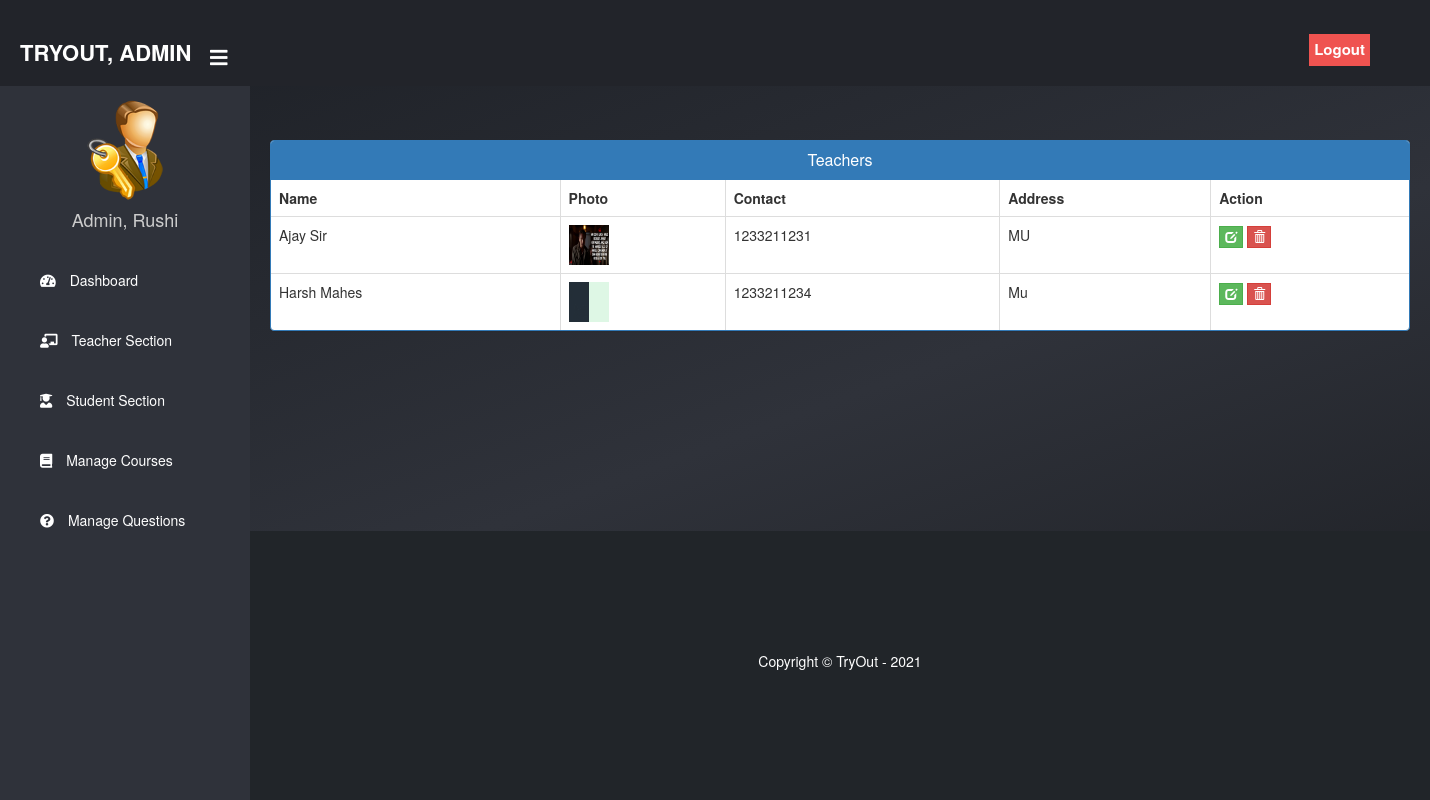
The page /admin-view-teacher (signed in) on the database its author committed.
### teacher/models.py (models this page shows, shortened)
class Teacher(models.Model):
    user=models.OneToOneField(User,on_delete=models.CASCADE)
    profile_pic= models.ImageField(upload_to='profile_pic/Teacher/',null=True,blank=True)
    address = models.CharField(max_length=40)
    mobile = models.CharField(max_length=20,null=False)
    status= models.BooleanField(default=False)
    salary=models.PositiveIntegerField(null=True)
    @property
    def get_name(self):
        return self.user.first_name+" "+self.user.last_name

### exam/views.py (the view)
# urls.py: path('admin-view-teacher', views.admin_view_teacher_view,name='admin-view-teacher'),
@login_required(login_url='adminlogin')
def admin_view_teacher_view(request):
    teachers= TMODEL.Teacher.objects.all().filter(status=True)
    return render(request,'exam/admin_view_teacher.html',{'teachers':teachers})

### templates/exam/admin_view_teacher.html (shortened to what this page needs)
{% extends 'exam/adminbase.html' %}
{% block content %}
{%load static%}
<head>
  <link href="//netdna.bootstrapcdn.com/bootstrap/3.0.0/css/bootstrap.min.css" rel="stylesheet" id="bootstrap-css">
</head>
<br><br>
<div class="container">
  <div class="panel panel-primary">
    <div class="panel-heading">
      <h6 class="panel-title">Teachers</h6>
    </div>
    <table class="table table-hover table-bordered" id="dev-table">
      <thead>
        <tr>
          <th>Name</th>
          <th>Photo</th>
          <th>Contact</th>
          <th>Address</th>
          <th>Action</th>
        </tr>
      </thead>
      {% for t in teachers %}
      <tr>
        <td> {{t.get_name}}</td>
        <td> <img src="{% static t.profile_pic.url %}" alt="Profile Pic" height="40px" width="40px" /></td>
        <td>{{t.mobile}}</td>
        <td>{{t.address}}</td>
        <td><a class="btn btn-success btn-xs" style="border-radius: 0%;" href="{% url 'update-teacher' t.id  %}"><span
              class="glyphicon glyphicon-edit"></span></a>
          <a class="btn btn-danger btn-xs" style="border-radius: 0%;" href="{% url 'delete-teacher' t.id  %}"><span
              class="glyphicon glyphicon-trash"></span></a>
        </td>
      </tr>
      {% endfor %}
    </table>
  </div>
</div>
<br><br><br><br><br><br>
{% endblock content %}

### templates/exam/adminbase.html (shortened to what this page needs)
<!DOCTYPE html>
{% load static %}
<html lang="en" dir="ltr">
	<head>
		<link
			rel="stylesheet"
			href="https://cdnjs.cloudflare.com/ajax/libs/font-awesome/5.12.1/css/all.min.css"
		/>
	</head>
	<body>
		<header>
			<label for="check">
				<i style="left: 210px; margin-top: 17px" class="fas fa-bars" id="sidebar_btn"></i>
			</label>
			<div class="left_area">
				<h3>TryOut, Admin</h3>
			</div>
			<div class="right_area">
				<a href="/logout" class="logout_btn" style="border-radius: 0px">Logout</a>
			</div>
		</header>
		<div class="sidebar">
			<center>
				<img src="{% static "image/admin.png" %}" class="profile_image" alt="">
				<h4>Admin, {{request.user.first_name}}</h4>
			</center>
			<a href="/admin-dashboard">
				<i class="fas fa-tachometer-alt"></i>
				<span>Dashboard</span>
			</a>
			<a href="/admin-teacher">
				<i class="fas fa-chalkboard-teacher"></i>
				<span>Teacher Section</span>
			</a>
			<a href="/admin-student">
				<i class="fas fa-user-graduate"></i>
				<span>Student Section</span>
			</a>
			<a href="/admin-course">
				<i class="fas fa-book"></i>
				<span>Manage Courses</span>
			</a>
			<a href="/admin-question">
				<i class="fas fa-question-circle"></i>
				<span>Manage Questions</span>
			</a>
		</div>
		<div class="content">
			<br />
			<br />
			<br />
			<br />
			<br />
			{% block content %} {% endblock content %}
			<br />
			<br />
			<br />
			{% include "exam/footer.html" %}
		</div>
	</body>
</html>

### templates/exam/adminbase.html (style rules this page uses)
a:link { text-decoration: none; }
body { margin: 0; padding: 0; font-family: 'Gill Sans', sans-serif; }
header { position: fixed; background: #22242a; padding: 20px; width: 100%; z-index: 1; }
.left_area h3 { color: #fff; margin: 0px; text-transform: uppercase; font-size: 22px; font-weight: 900; }
.logout_btn { padding: 5px; background: #ef5350; text-decoration: none; float: right; margin-top: -30px; margin-right: 40px; border-radius: 2px; font-size: 15px; font-weight: 600; color: #fff; transition: 0.5s; }
.sidebar { background: #2f323a; margin-top: 70px; padding-top: 30px; position: fixed; left: 0; width: 250px; height: 100%; transition: 0.5s; transition-property: left; }
.sidebar .profile_image { width: 100px; height: 100px; border-radius: 100px; margin-bottom: 10px; }
.sidebar h4 { color: #ccc; margin-top: 0; margin-bottom: 20px; }
.sidebar a { color: #fff; display: block; width: 100%; line-height: 60px; text-decoration: none; padding-left: 40px; box-sizing: border-box; transition: 0.5s; }
.sidebar i { padding-right: 10px; }
label #sidebar_btn { z-index: 1; color: #fff; position: fixed; cursor: pointer; left: 300px; font-size: 20px; margin: 5px 0; transition: 0.5s; transition-property: color; }
.content { margin-left: 250px; background: linear-gradient(160deg, #1e2127 0%, #2f323a 50%, #1a1c20 100%); background-position: center; background-size: cover; height: 100vh; transition: 0.5s; }

### templates/exam/admin_view_teacher.html (style rules this page uses)
a:link { text-decoration: none; }
h6 { text-align: center; }

### rows shown on the page
Teacher: get_name "Ajay Sir", profile_pic (picture), mobile "1233211231", address "MU"
Teacher: get_name "Harsh Mahes", profile_pic (picture), mobile "1233211234", address "Mu"

### other values the page prints
{{ request.user.first_name }} "Rushi"
